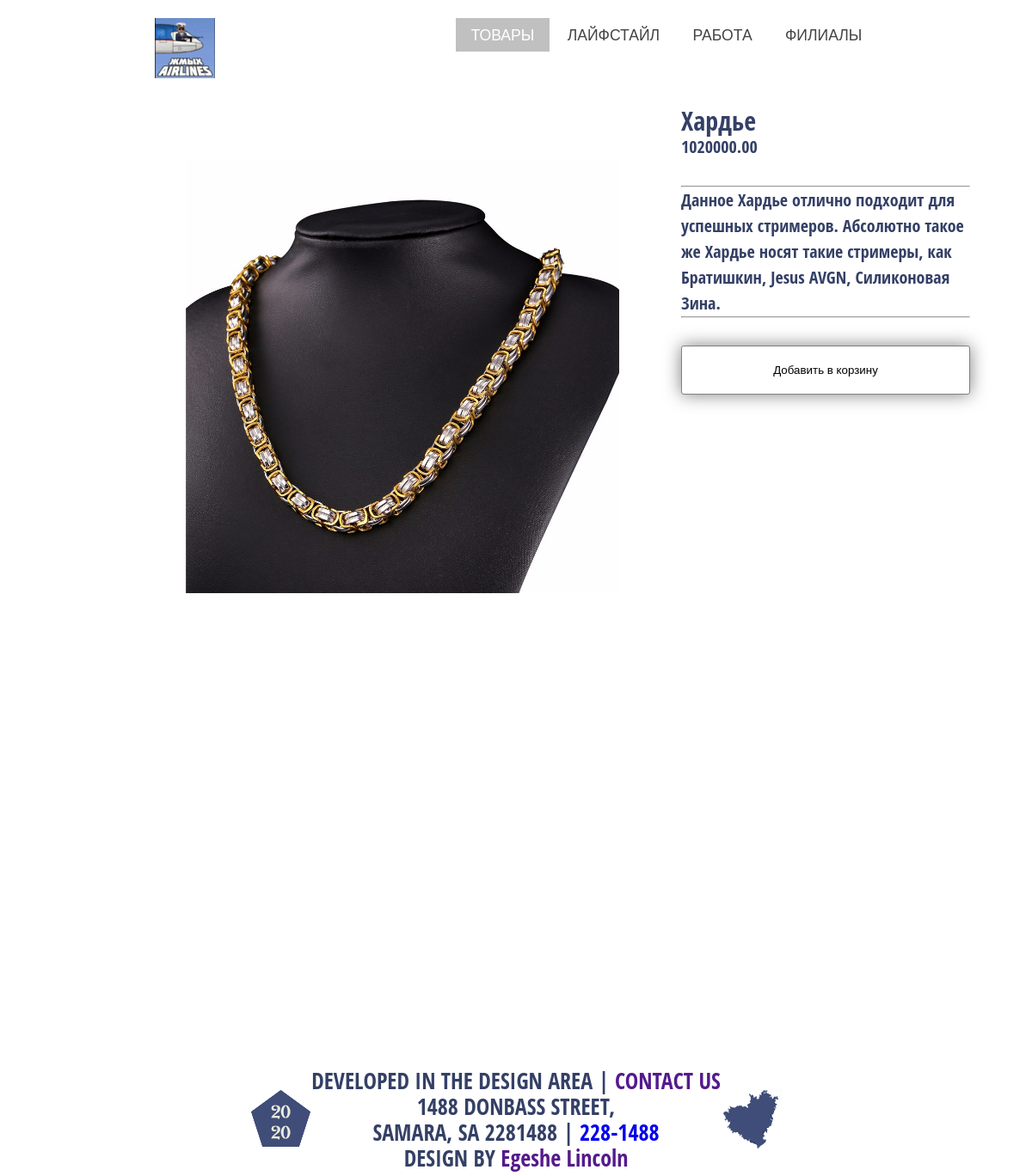
/product.php?id=6, run on the app's committed database.
### tables this page shows
CREATE TABLE `products` (
  `ID` int(11) NOT NULL,
  `Title` varchar(100) NOT NULL,
  `Description` text NOT NULL,
  `Price` decimal(12,2) NOT NULL,
  `Image` varchar(100) NOT NULL,
  `Category` varchar(100) NOT NULL,
  `Description_FULL` text NOT NULL
);

### product.php (the view, shortened to what this page needs)
<?php
	require_once 'db_connect.php';
?>
<html lang = "en">
<head>
	<link href="style.css" rel="stylesheet" type="text/css" media="all" />
	<link href="jqcart.css" rel="stylesheet" type="text/css">
</head>
<body>
	<header>
		<div class = "wrap">
			<div class = "header">
				<div class = "logo">
					<a href = "index.php"><img src = "images/logo.gif" alt = ""/></a>
				</div>
				<div class = "nav">
					<nav class = "nav" tabindex='1'>
					<ul>
						<li class = "active"><a href = "index.php">Товары</a></li>
						<li class = ""><a href = "lifestyle.php">Лайфстайл</a></li>
						<li class = ""><a href = "job.html">Работа</a></li>
						<li class = ""><a href = "map.html">Филиалы</a></li>
					</ul>
					</nav>
				</div>
			</div>
		</div>
	</header>
	<main>
					<?php
						$link = mysqli_connect($host, $user, $pass, $database) or die("Ошибка " . mysqli_error($link));
						$id = $_GET['id'];
						$query = "SELECT * FROM products WHERE ID = '$id'";
						$result = mysqli_query($link, $query);
							if(mysqli_num_rows($result) > 0)
							{
								while($row = mysqli_fetch_array($result))
								{
							?>
										<div id = 'product-left'>
											<img src = 'images/<?php echo $row['Image'];?>'/>
										</div>
										<div id = 'product-right' style = 'background-color: white;'>
											<div class = 'product-text'>
													<h2><?php echo $row['Title'];?></h2>
													<p><?php echo $row['Price'];?></p>
													<br>
													<hr>
													<p><?php echo $row['Description_FULL'];?></p>
													<hr>
													<br>
												<button class="product-buttons" data-id="<?php echo $row['ID'];?>" data-title="<?php echo $row['Title'];?>" data-price="<?php echo $row['Price'];?>" data-img="<?php echo $row['Image'];?>">Добавить в корзину</button>
											</div>
										</div>
									<?php } } ?>
	</main>
	<footer>
		<div class = "wrapper">
			<div id='footer_text'>
				<div>
					<img src='images/2020.png' id='established'>
				</div>
				<div>DEVELOPED IN THE DESIGN AREA | <a href = "">CONTACT US</a>
					<br><span class = "address"><a href = ""></a>1488 DONBASS STREET, <br>SAMARA, SA 2281488</a> |
					<a href = "tel:228-1488">228-1488</a></span>
					<br><div class = "line"></div>
					<span id = "designby">DESIGN BY <a href = "">Egeshe Lincoln</a></span>
				</div>
				<div>
					<img src='images/mapSamara.png' id='texas_mini'>
				</div>
			</div>
		</div>
	</footer>
</body>
</html>

### style.css (style rules this page uses)
html, body { font-family: 'Lato', Verdana; font-size: 100%; background: #fff; }
.wrap { margin: 0 auto; width: 70%; }
.header { padding: 1.3em 0em; }
.logo { float: left; }
.logo a { display: block; }
.nav { float: right; }
.nav > ul > li { display: inline-block; }
.nav > ul > li.active a { background: #c0c0c0; color: #ffffff; }
.nav > ul > li > a { display: block; font-family: 'Lato', sans-serif; font-size: 1.1em; text-transform: uppercase; padding: 0.5em 1em; color: #444; -webkit-transition: 0.9s; -moz-transition: 0.9s; -o-transition: 0.9s; transition: 0.9s; }
.nav *:focus,.nav *::before,.nav *::after { padding: 0; margin: 0; outline: 0; box-sizing: content-box; }
.wrapper { position: relative; width: calc(100% - 70px); margin: 0 auto; display: table; text-align: center; margin-top: 100%; }
#footer_text { display: inline; width: 100%; height: calc(20vh + 15px); color: #344066; font-size: 26px; text-align: center; }
#footer_text div { font-family: 'Open Sans Condensed', sans-serif; line-height: 30px; font-weight: 300 !important; display: table-cell; vertical-align: middle; font-weight: 700; text-align: center; }
#product-left { position: absolute; width: 60%; margin-top: 12%; }
#product-left img { width: 70%; float: right; }
#product-right { position: absolute; right: 0; width: 40%; margin-top: 7%; }
.product-text { display: table; font-family: 'Open Sans Condensed', sans-serif; line-height: 30px; height: calc(20vh + 15px); color: #344066; font-size: 20px; width: 70%; text-align: left; margin: auto; }
.product-buttons { position: relative; top: -1px; margin: 1% auto; width: 100%; padding: 20px; background: #fff; box-shadow: 0 0 20px rgba(0, 0, 0, .5); border: 1px solid #808080; border-radius: 3px; opacity: 1; transition: opacity .3s; text-align: center; }
a { text-decoration:none; }

### jqcart.css (style rules this page uses)
* { margin: 0; padding: 0; }

### data on the page
products: Image (picture), Title "Хардье", Price "1020000.00", Description_FULL "Данное Хардье отлично подходит для успешных стримеров. Абсолютно такое же Хардье носят такие стримеры, как Братишкин, Jesus AVGN, Силиконовая Зина."
